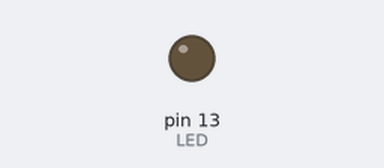
The sketch below on a simulated Arduino Mega 2560, built with avr-gcc and run on an emulated ATmega2560. Parts: output pins drawn as LEDs (lit = HIGH).

Above: at 5.0 s.
At 15.0 s:
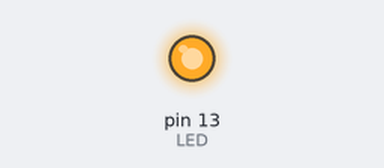
Timing chart, 0 to 26.0 s (numbered marks = the images above):
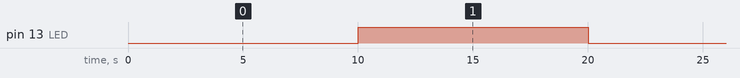

Measured:
- by itself, pin 13 (LED): alternates HIGH for 10.0 s and LOW for 10.0 s

The sketch:

sketch_oct29a.ino
```cpp
#define LED 13

volatile uint8_t global_counter = 0;
void InitTimer5();

void setup() {
  pinMode(LED, OUTPUT);
  InitTimer5();
}

void InitTimer5() {
  TCCR5A = 0;
  TCCR5B = 0;
  TCCR5B = B00000101; // 1024 prescaler
  TCNT5 = 65535-15625;
  TIMSK5 |= (1<<TOIE5);
}

ISR(TIMER5_OVF_vect) {
  global_counter++;
  TCNT5 = 65535-15625;
}

void loop() {
  if(global_counter == 10) {
    global_counter = 0;
    digitalWrite(LED, 1-digitalRead(LED));
  }
}

//a global counter azert van mert 10 masodpercenkent akarom a ledet kapcsolgatni.
// Mivel a 16 bites szamlaloba a 10 masodperc mar nem fer bele ezert bevezettem egy global_countert
// ami masodpercenkent novelodik es a loopba megnezem hogy mikor 10.
// csunyacska megoldas, mert a loop is visz el idot, de elenyeszo idot visz el.
```
